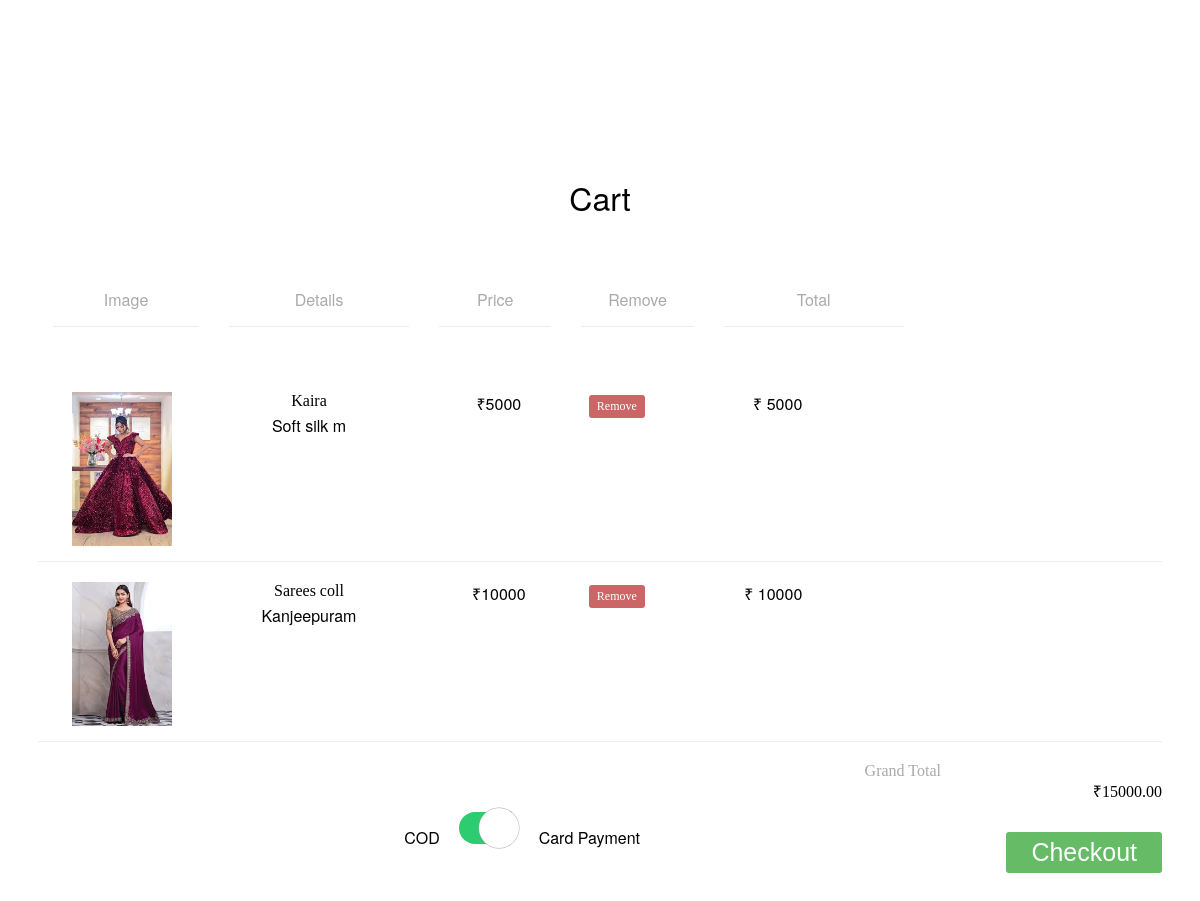
The page /Customer/MyCart.php (signed in) on the database its author committed.
### tables this page shows
CREATE TABLE `tbl_cart` (
  `cart_id` int(10) NOT NULL auto_increment,
  `product_id` int(10) NOT NULL,
  `cart_quantity` int(20) NOT NULL,
  `cart_total` int(30) NOT NULL,
  `cart_deliverylocation` varchar(50) NOT NULL,
  `cart_status` varchar(200) NOT NULL,
  `booking_id` int(11) NOT NULL,
  `design_id` int(11) NOT NULL,
  PRIMARY KEY  (`cart_id`)
);

CREATE TABLE `tbl_product` (
  `product_id` int(11) NOT NULL auto_increment,
  `product_name` varchar(11) NOT NULL,
  `product_prize` int(11) NOT NULL,
  `product_image` varchar(11) NOT NULL,
  `product_details` varchar(11) NOT NULL,
  `shop_id` int(11) NOT NULL,
  `producttype_id` int(10) NOT NULL,
  PRIMARY KEY  (`product_id`)
);

### Customer/MyCart.php (the view, shortened to what this page needs)
<!DOCTYPE html>
<html>
    <head>
        <link
            rel="stylesheet"
            href="https://cdnjs.cloudflare.com/ajax/libs/normalize/5.0.0/normalize.min.css"
            />
    </head>
    <body onload="recalculateCart()" style="padding:0px">
    <br><br><br><br><br>
    <div style="padding: 30px;" align="center">
        <h1>Cart</h1>
        <br>
        <br>
            <div class="column-labels">
                <label class="product-price" style="width: 13%; text-align:center">Image</label>
                <label class="product-price" style="width: 16%; text-align:center">Details</label>
                <label class="product-price" style="width: 10%; text-align:center">Price</label>
                <label class="product-price" style="width: 10%; text-align:center">Remove</label>
                <label class="product-price" style="width: 16%; text-align:center">Total</label>
            </div>
<form method="post">
        <div class="shopping-cart" style="margin-top: 50px">            <?php
             $sel = "select * from tbl_booking b inner join tbl_cart c on c.booking_id=b.booking_id where b.customer_id='" .$_SESSION["customerid"]. "' and booking_status='0' and cart_status=0";
            $res = mysql_query($sel);
                while ($row=mysql_fetch_array($res)) {
                    $selPr = "select * from tbl_product where product_id='" .$row["product_id"]. "'";
                    $respr = mysql_query($selPr);
                    if ($rowpr=mysql_fetch_array($respr)) {
            ?>
            <div class="product">
                <div class="product-image">
                    <img
                        src="../Asset/File/Product/<?php echo $rowpr
                        ["product_image"]?>"
                        />
                </div>
                <div class="product-details">
                    <div class="product-title"><?php echo $rowpr["product_name"] ?></div>
                    <p class="product-description">
                    <?php echo $rowpr["product_details"] ?>
                    </p>
                </div>
                <div class="product-price "	><?php echo $rowpr["product_prize"] ?></div>
                <div class="product-removal">
                    <button class="remove-product" value="<?php echo $row["cart_id"] ?>">Remove</button>
                </div>
                <div class="product-line-price">
                    <?php
                        $pr = $rowpr["product_prize"];
                        echo $pr;
                    ?>
                </div>
            </div>
            <?php
                    }
                }
            ?>
            <div class="totals">
                <div class="totals-item totals-item-total">
                    <label>Grand Total</label>
                    <div class="totals-value" id="cart-total">0</div>
                </div>
            </div>
             	<span >COD</span>
                <label class="switch2 switch2-checked">
                    <div></div>
                </label>
                <span>Card Payment</span>
                <button type="submit" class="checkout" name="btn_checkout">Checkout</button>
        </div>
</form>
    </div>
    </body>
</html>

### Customer/MyCart.php (style rules this page uses)
.product-image { float: left; width: 15%; }
.product-details { float: left; width: 20%; }
.product-price { float: left; width: 12%; }
.product-removal { float: left; width: 9%; }
.product-line-price { float: left; width: 12%; text-align: right; }
.group:before, .shopping-cart:before, .column-labels:before, .product:before, .totals-item:before, .group:after, .shopping-cart:after, .column-labels:after, .product:after, .totals-item:after { content: ""; display: table; }
.group:after, .shopping-cart:after, .column-labels:after, .product:after, .totals-item:after { clear: both; }
.group, .shopping-cart, .column-labels, .product, .totals-item { zoom: 1; }
.product .product-price:before, .product .product-line-price:before, .totals-value:before { content: "₹"; }
body { padding: 0px 30px 30px 20px; font-family: "HelveticaNeue-Light", "Helvetica Neue Light", "Helvetica Neue", Helvetica, Arial, sans-serif; font-weight: 100; }
h1 { font-weight: 100; }
label { color: #aaa; }
.shopping-cart { margin-top: -45px; }
.column-labels label { padding-bottom: 15px; margin-bottom: 15px; border-bottom: 1px solid #eee; }
.product { margin-bottom: 20px; padding-bottom: 10px; border-bottom: 1px solid #eee; }
.product .product-image { text-align: center; }
.product .product-image img { width: 100px; }
.product .product-details .product-title { margin-right: 20px; font-family: "HelveticaNeue-Medium", "Helvetica Neue Medium"; }
.product .product-details .product-description { margin: 5px 20px 5px 0; line-height: 1.4em; }
.product .remove-product { border: 0; padding: 4px 8px; background-color: #c66; color: #fff; font-family: "HelveticaNeue-Medium", "Helvetica Neue Medium"; font-size: 12px; border-radius: 3px; }
.totals .totals-item { float: right; clear: both; width: 100%; margin-bottom: 10px; }
.totals .totals-item label { float: left; clear: both; width: 79%; text-align: right; }
.totals .totals-item .totals-value { float: right; width: 21%; text-align: right; }
.totals .totals-item-total { font-family: "HelveticaNeue-Medium", "Helvetica Neue Medium"; }
.checkout { float: right; border: 0; margin-top: 20px; padding: 6px 25px; background-color: #6b6; color: #fff; font-size: 25px; border-radius: 3px; }
label { margin: 0px 15px; }
.switch2 { position: relative; display: inline-block; width: 60px; height: 32px; border-radius: 27px; background-color: #bdc3c7; cursor: pointer; transition: all .3s; }
.switch2 input:checked + div { left: calc(100% - 40px); }
.switch2 div { position: absolute; width: 40px; height: 40px; border-radius: 25px; background-color: white; top: -4px; left: 0px; box-shadow: 0px 0px 0.5px 0.5px rgb(170,170,170); transition: all .2s; }
.switch2-checked { background-color: #2ecc71; }

### rows shown on the page
tbl_cart: product.product_image (picture), product.product_name "Kaira", product.product_details "Soft silk m", product.product_prize "5000", $row["cart_id"] 6 (drawn)
tbl_cart: product.product_image (picture), product.product_name "Sarees coll", product.product_details "Kanjeepuram", product.product_prize "10000", $row["cart_id"] 7 (drawn)
